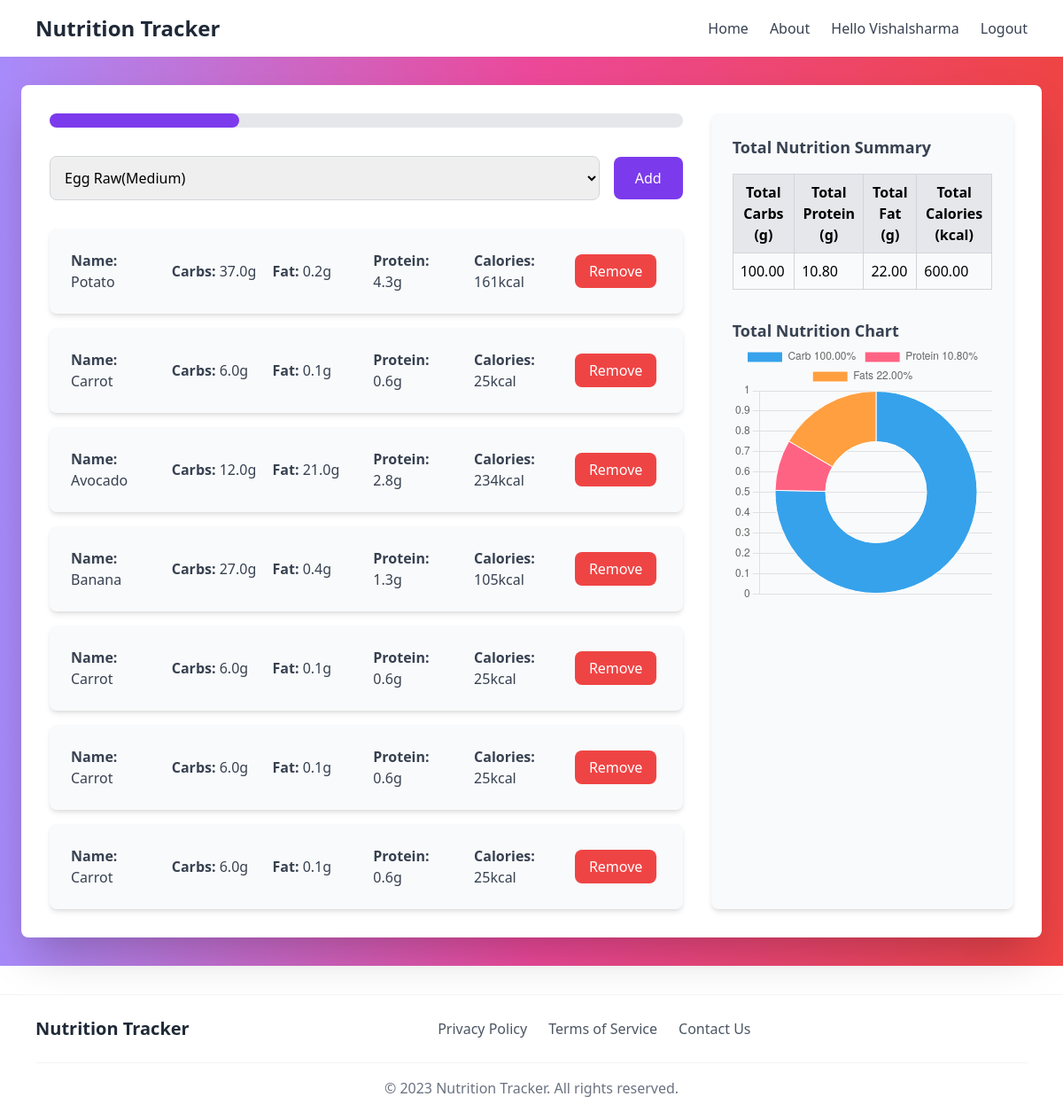
Screenshot of / (signed in) with the database file from the repository.
### myapp/models.py (models this page shows, shortened)
class Consume(models.Model):
    food_consumed = models.ForeignKey(FoodModel,on_delete=models.CASCADE,related_name='food_consumed')
    user = models.ForeignKey(User,on_delete=models.CASCADE)
    class Meta:
        verbose_name_plural = 'Consume'  # Corrected Meta option

class FoodModel(models.Model):
    name = models.CharField(max_length=100)
    carbs = models.FloatField()
    protine = models.FloatField()
    fats = models.FloatField()
    calories = models.IntegerField()

### myapp/views.py (the view)
# urls.py: path('', views.index,name='index'),
def index(request):
    food_item = models.FoodModel.objects.all()
    user = request.user
    print(user)
    if user.is_authenticated:
        consume_food_item = models.Consume.objects.filter(user=user)
        if request.method == 'POST':
            food_consumed = request.POST.get('food_consumed')
            food_consumed = get_object_or_404(models.FoodModel, name=food_consumed)
            consume = models.Consume(food_consumed=food_consumed, user=user)
            consume.save()
        return render(request, 'index.html', {
            'foods': food_item,
            'consume_food': consume_food_item,
        })
    else:
        return redirect('login')

### templates/index.html (shortened to what this page needs)
{% extends 'base.html' %}
{% load static %}
{% block body %}
{% if user.is_authenticated %}
<div class="min-h-screen bg-gradient-to-r from-purple-400 via-pink-500 to-red-500 py-8">
    <div class="max-w-6xl mx-auto bg-white rounded-lg shadow-2xl p-8 grid grid-cols-3 gap-8">
        <div class="col-span-2">
            <div class="w-full bg-gray-200 rounded-full h-4 dark:bg-gray-700 mb-8">
                <div class="bg-purple-600 h-4 rounded-full" style="width: 80%;" id="progressBar"></div>
            </div>
            <form method="POST" class="mb-8">
                <div class="flex items-center space-x-4">
                    <select name="food_consumed" id="food_consumed" class="flex-1 p-3 border border-gray-300 rounded-lg focus:outline-none focus:ring-2 focus:ring-purple-500 focus:border-transparent">
                        {% for food in foods %}
                            <option value="{{ food.name }}">{{ food.name }}</option>
                        {% endfor %}
                    </select>
                    <button type="submit" class="px-6 py-3 bg-purple-600 text-white rounded-lg hover:bg-purple-700 transition duration-300">
                        Add
                    </button>
                </div>
            </form>
            <div class="space-y-4" id="table">
                {% for food in consume_food %}
                    <div class="p-6 bg-gray-50 rounded-lg shadow-md hover:shadow-lg transition-shadow duration-300">
                        <div class="grid grid-cols-6 gap-4 text-gray-700 items-center">
                            <div>
                                <span class="font-semibold">Name:</span> {{ food.food_consumed.name }}
                            </div>
                            <div>
                                <span class="font-semibold">Carbs:</span> <span class="carb">{{ food.food_consumed.carbs }}</span>g
                            </div>
                            <div>
                                <span class="font-semibold">Fat:</span> <span class="fat">{{ food.food_consumed.fats }}</span>g
                            </div>
                            <div>
                                <span class="font-semibold">Protein:</span> <span class="protein">{{ food.food_consumed.protine }}</span>g
                            </div>
                            <div>
                                <span class="font-semibold">Calories:</span> <span class="calories">{{ food.food_consumed.calories }}</span>kcal
                            </div>
                            <div>
                                <a href="{% url 'delete' food.id %}" class="px-4 py-2 bg-red-500 text-white rounded-lg hover:bg-red-600 transition duration-300">
                                    Remove
                                </a>
                            </div>
                        </div>
                    </div>
                {% endfor %}
            </div>
        </div>
        <div class="col-span-1 p-6 bg-gray-50 rounded-lg shadow-md">
            <h2 class="text-lg font-semibold text-gray-700">Total Nutrition Summary</h2>
            <table class="w-full mt-4 border-collapse border border-gray-300">
                <thead>
                    <tr class="bg-gray-200">
                        <th class="border border-gray-300 p-2">Total Carbs (g)</th>
                        <th class="border border-gray-300 p-2">Total Protein (g)</th>
                        <th class="border border-gray-300 p-2">Total Fat (g)</th>
                        <th class="border border-gray-300 p-2">Total Calories (kcal)</th>
                    </tr>
                </thead>
                <tbody>
                    <tr>
                        <td class="border border-gray-300 p-2" id="totalCarbs">0</td>
                        <td class="border border-gray-300 p-2" id="totalProtein">0</td>
                        <td class="border border-gray-300 p-2" id="totalFat">0</td>
                        <td class="border border-gray-300 p-2" id="totalCalories">0</td>
                    </tr>
                </tbody>
            </table>
            <div class="mt-8">
                <h2 class="text-lg font-semibold text-gray-700">Total Nutrition Chart</h2>
                <canvas id="myChart"></canvas>
            </div>
        </div>
    </div>
</div>
<script>
    let carb = 0, protein = 0, fats = 0, calories = 0;
    document.querySelectorAll('.carb').forEach(el => carb += parseFloat(el.innerText));
    document.querySelectorAll('.protein').forEach(el => protein += parseFloat(el.innerText));
    document.querySelectorAll('.fat').forEach(el => fats += parseFloat(el.innerText));
    document.querySelectorAll('.calories').forEach(el => calories += parseFloat(el.innerText));
    document.getElementById('totalCarbs').innerText = carb.toFixed(2);
    document.getElementById('totalProtein').innerText = protein.toFixed(2);
    document.getElementById('totalFat').innerText = fats.toFixed(2);
    document.getElementById('totalCalories').innerText = calories.toFixed(2);
    function updateProgress(value) {
        document.getElementById("progressBar").style.width = value + "%";
    }
    updateProgress(calories / 20);
    const ctx = document.getElementById('myChart');
    new Chart(ctx, {
        type: 'doughnut',
        data: {
            labels: ['Carb ' + carb.toFixed(2) + '%', 'Protein ' + protein.toFixed(2) + '%', 'Fats ' + fats.toFixed(2) + '%'],
            datasets: [{
                label: 'Consumption',
                data: [carb, protein, fats],
                borderWidth: 1
            }]
        },
        options: {
            scales: {
                y: {
                    beginAtZero: true
                }
            }
        }
    });
</script>
{% else %}
<a href="{% url 'login' %}" class="text-gray-700 hover:text-purple-600 transition duration-300">Login</a>
{% endif %}
{% endblock %}

### templates/base.html (shortened to what this page needs)
<!DOCTYPE html>
{% load static %}
<html lang="en">
<head>
    <link href="https://cdn.jsdelivr.net/npm/tailwindcss@2.2.19/dist/tailwind.min.css" rel="stylesheet">
</head>
<body>
<nav class="bg-white shadow-sm">
    <div class="max-w-6xl mx-auto px-4">
        <div class="flex justify-between items-center py-4">
            <div class="text-2xl font-bold text-gray-800">
                Nutrition Tracker
            </div>
            <div class="flex space-x-6">
                <a href="#" class="text-gray-700 hover:text-purple-600 transition duration-300">Home</a>
                <a href="#" class="text-gray-700 hover:text-purple-600 transition duration-300">About</a>
                {% if user.is_authenticated %}
                <span class="text-gray-700 hover:text-purple-600 transition duration-300">Hello {{ user.username|title }}</span>
                <form method="post" action="{% url 'logout' %}" style="display: inline;">
                    <button type="submit" class="text-gray-700 hover:text-purple-600 transition duration-300">Logout</button>
                </form>
            {% else %}
                <a href="{% url 'login' %}" class="text-gray-700 hover:text-purple-600 transition duration-300">Login</a>
                <a href="{% url 'register' %}" class="text-gray-700 hover:text-purple-600 transition duration-300">Register</a>
            {% endif %}
            </div>
        </div>
    </div>
</nav>
    {% block body %}
    {% endblock %}
<footer class="bg-white border-t border-gray-100 mt-8">
    <div class="max-w-6xl mx-auto px-4 py-6">
        <div class="flex flex-col md:flex-row justify-between items-center space-y-4 md:space-y-0">
            <div class="text-xl font-bold text-gray-800">
                Nutrition Tracker
            </div>
            <div class="flex space-x-6">
                <a href="#" class="text-gray-600 hover:text-purple-600 transition duration-300">Privacy Policy</a>
                <a href="#" class="text-gray-600 hover:text-purple-600 transition duration-300">Terms of Service</a>
                <a href="#" class="text-gray-600 hover:text-purple-600 transition duration-300">Contact Us</a>
            </div>
        </div>
        <div class="text-center mt-6 pt-4 border-t border-gray-100">
            <p class="text-gray-500">&copy; 2023 Nutrition Tracker. All rights reserved.</p>
        </div>
    </div>
</footer>
</body>
</html>

### rows the page displays
Consume: food_consumed.name "Potato", food_consumed.carbs "37.0", food_consumed.fats "0.2", food_consumed.protine "4.3", food_consumed.calories "161"
Consume: food_consumed.name "Carrot", food_consumed.carbs "6.0", food_consumed.fats "0.1", food_consumed.protine "0.6", food_consumed.calories "25"
Consume: food_consumed.name "Avocado", food_consumed.carbs "12.0", food_consumed.fats "21.0", food_consumed.protine "2.8", food_consumed.calories "234"
Consume: food_consumed.name "Banana", food_consumed.carbs "27.0", food_consumed.fats "0.4", food_consumed.protine "1.3", food_consumed.calories "105"
Consume: food_consumed.name "Carrot", food_consumed.carbs "6.0", food_consumed.fats "0.1", food_consumed.protine "0.6", food_consumed.calories "25"
Consume: food_consumed.name "Carrot", food_consumed.carbs "6.0", food_consumed.fats "0.1", food_consumed.protine "0.6", food_consumed.calories "25"
Consume: food_consumed.name "Carrot", food_consumed.carbs "6.0", food_consumed.fats "0.1", food_consumed.protine "0.6", food_consumed.calories "25"

### other values shown
{{ user.username|title }} "Vishalsharma"
form field food_consumed "Egg Raw(Medium)"
